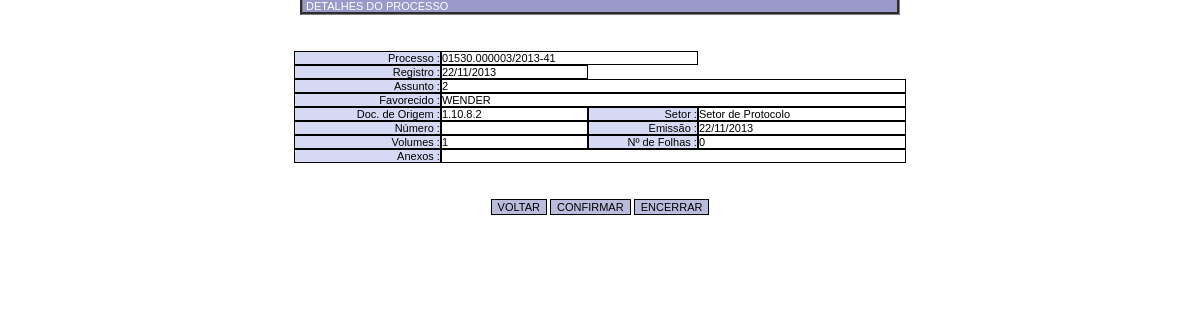
Page /teste/mostra_processo_old.php (signed in) on the committed database.
### tables this page shows
CREATE TABLE `processo` (
  `idprocesso` int(100) NOT NULL AUTO_INCREMENT,
  `documento` varchar(100) DEFAULT NULL,
  `datadoc` date DEFAULT NULL,
  `numero` varchar(40) DEFAULT NULL,
  `dataent` date DEFAULT NULL,
  `nprocesso` varchar(50) DEFAULT NULL,
  `up` varchar(5) DEFAULT NULL,
  `processo` varchar(20) DEFAULT NULL,
  `ano` varchar(4) DEFAULT NULL,
  `dv` char(2) DEFAULT NULL,
  `procedencia` varchar(200) DEFAULT NULL,
  `setorsolicitante` varchar(200) DEFAULT NULL,
  `favorecido` varchar(200) DEFAULT NULL,
  `cpfcnpj` varchar(18) DEFAULT NULL,
  `assunto` longtext,
  `anexos` varchar(255) DEFAULT NULL,
  `volumes` int(3) DEFAULT '1',
  `folhas` int(4) DEFAULT '0',
  `observacoes` longtext,
  `setordestino` varchar(200) DEFAULT NULL,
  `localizacao` varchar(200) DEFAULT 'PROTOCOLO',
  `datasaida` date DEFAULT NULL,
  `situacao` int(1) DEFAULT '0',
  `datasit` date DEFAULT NULL,
  `data_cadastro` date DEFAULT NULL COMMENT 'Data Real do Cadastro',
  PRIMARY KEY (`idprocesso`)
);

### conexao.php (called while the page is built, shortened)
<?
function tdate($data , $tipo)
{
	if ($tipo == 0) {
		$datatrans = explode('/', $data);
		$data      = "$datatrans[2]-$datatrans[1]-$datatrans[0]";
	}
	elseif ($tipo == 1) {
		$datatrans = explode('-' , $data);
		$data      = "$datatrans[2]/$datatrans[1]/$datatrans[0]";
	}
	elseif ($tipo == 3) {
		$datatrans = explode('-' , $data);
		$data      = "$datatrans[2]/$datatrans[1]/$datatrans[0]";
	}
	else {
		return $data;
	}
	return $data;
}
?>

### teste/mostra_processo_old.php (the view, shortened to what this page needs)
<?
include "conexao.php";
if (is_numeric($idprocesso))
{
	$sqlquery="select * from processo where idprocesso = '".$idprocesso."'";
	if ($setorsolicita!="")
	{
		$sqlquery = $sqlquery."  and setorsolicitante = '".$setorsolicita."'";
	}
} else {
	$sqlquery="select * from processo where";
	$sqlquery=$sqlquery." (assunto like '%$idprocesso%'";
	$sqlquery=$sqlquery." or favorecido like '%$idprocesso%')";
	$sqlquery=$sqlquery." order by ano desc";
}
	$process = mysql_query($sqlquery) or die("Erro: " . mysql_error());
	if (mysql_num_rows($process) > 0)
{
		$line = mysql_fetch_array($process);
		$documento = $line['documento'];
		$datadoc = $line['datadoc'];
		$numero = $line['numero'];
		$dataent = $line['dataent'];
		$nprocesso = $line['nprocesso'];
		$setorsolicitante = $line['setorsolicitante'];
		$favorecido = $line['favorecido'];
		$assunto = $line['assunto'];
		$anexos = $line['anexos'];
		$volumes = $line['volumes'];
		$folhas = $line['folhas'];
?>
<HTML>
<HEAD>
<link href='auxiliar/styles.css' rel='stylesheet' type='text/css'>
<body>
	<table align="center" width="50%" cellpadding="0" cellspacing="0">
		<tr align='center'>
			<td align="center" colspan="2" class="titulo"></strong>
				<div align="center">&nbsp;DETALHES DO PROCESSO&nbsp;</strong></div>
		</td>
		</tr>
	</table>
	<BR><BR><BR>
<form action="transfer.php" method="POST" name="form" target="_self" onSubmit="javascript:return avalia(this)" >
	<table align="center" border="0" width="51%" cellpadding="0" cellspacing="0">
		<tr>
			<td  class="caixadestaque">Processo :</td>
			<td colspan="2" class="caixatitpesq"><? echo $nprocesso; ?></td>
		</tr>
        <tr>
  	    	<td class="caixadestaque">Registro :</td>
            <td class="caixatitpesq"><? echo tdate($dataent,1) ?></td>
		</tr>
		<tr>
			<td width="24%" class="caixadestaque">Assunto :</td>
			<td colspan="4" class="caixatitpesq"><? echo $assunto; ?></td>
		</tr>
		<tr>
			<td class="caixadestaque">Favorecido :</td>
            <td colspan="4" class="caixatitpesq"><? echo $favorecido; ?></td>
		</tr>
		<tr>
			<td class="caixadestaque">Doc. de Origem :</td><td width="24%" class="caixatitpesq"><? echo $documento; ?></td>
			<td width="18%" class="caixadestaque">Setor :</td>
			<td width="34%" class="caixatitpesq"><? echo $setorsolicitante; ?></td>
	    </tr>
		<tr>
			<td class="caixadestaque">Número :</td>
            <td class="caixatitpesq"><? echo $numero; ?></td>
			<td class="caixadestaque">Emissão :</td>
			<td class="caixatitpesq"><? echo tdate($datadoc,1) ?></td>
		</tr>
		<tr>
        	<td class="caixadestaque">Volumes :</td>
            <td class="caixatitpesq"><? echo $volumes; ?></td>
            <td class="caixadestaque">Nº de Folhas :</td>
            <td class="caixatitpesq"><? echo $folhas; ?></td>
		</tr>
		<tr>
        	<td class="caixadestaque">Anexos :</td>
            <td class="caixatitpesq" colspan="3"><? if ($anexos == "") { echo "&nbsp;"; } else { echo $anexos; } ?></td>
		</tr>
		</table>
<?
}
?>	<BR><BR><BR>
<center><br>
<br><br>
<? if ($modo==parc || $modo==comp) { ?>
	<input name='Voltar' type='button' value='VOLTAR' class='botao' onClick="javascript:window.location.href='pesquisa.php';">
	<? } else { ?>
	<input name='Voltar' type='button' value='VOLTAR' class='botao' onClick="javascript:history.back();">
	<? } ?>
<? if ($setor_usuario==$ultlocal && $_SESSION['perfil'] < 4 && $tipo!="confirmado" && $tipo!="encaminha")
{ ?>
<input type="button" onClick="javascript:Confirma();" name="Confirmar" class="botao" id="Confirmar" value="CONFIRMAR" alt="Confirma Recebimento de Processo">
<?
}
?>
<input name='Encerrar' type='button' value='ENCERRAR' class='botao' onClick="javascript:window.location.href='corpo_do_sistema.php';">
</center>
 </form>
</HEAD>
</HTML>

### auxiliar/styles.css (style rules this page uses)
BODY { border: 0px; margin: 0px; }
body { width: 100%; background-color:#ffffff; scrollbar-face-color: #ffffff; scrollbar-highlight-color: #CCCC99; scrollbar-shadow-color:#CCCC99; sscrollbar-3dlight-color: #ffffff; scrollbar-arrow-color: #CCCC99; scrollbar-track-color:#ffffff; scrollbar-darkshadow-color:#ffffff; text-align: justify; font-size:11px; color:#000000; font-family: verdana,arial; margin-left:0; margin-top:0; }
td { font-size:11px; text-align: justify; font-family: verdana,arial; }
.caixadestaque { color: #000000; background-color:#D6D9F3; font-family: Verdana, Arial, Helvetica, sans-serif; font-size: 11px; text-align:right; border: 1px #000000 solid; text-decoration: none; }
.caixatitpesq { color:#000000; background-color:#ffffff; font-family: Verdana, Arial, Helvetica, sans-serif; font-size: 11px; text-align:left; border: 1px #000000 solid; text-decoration: none; }
.titulo { background-color:#9999CC; font-family:: Verdana, Arial, Helvetica, sans-serif; text-align: center; font:larger; color:#FFFFFF; margin-left:0; font-family: ": Verdana", Arial, Helvetica, sans-serif; border-left-style: groove; border-left-color: inherit; border-left-width: medium; border-right-style: groove; border-right-color: inherit; border-right-width: medium; border-bottom-style: groove; border-bottom-color: inherit; border-bottom-width: medium; }
.botao { font-family: Verdana, Arial, Helvetica, sans-serif; font-size: 11px; text-decoration: none; background-color: #BABCDC; border: 1px #000000 solid; color: #000000; }
div { font-size:11px; font-family: verdana,arial; text-align: left; }

### rows in the picture
processo: nprocesso "01530.000003/2013-41", dataent "22/11/2013", assunto "2", favorecido "WENDER", documento "1.10.8.2", setorsolicitante "Setor de Protocolo", datadoc "22/11/2013", volumes "1", folhas "0"
